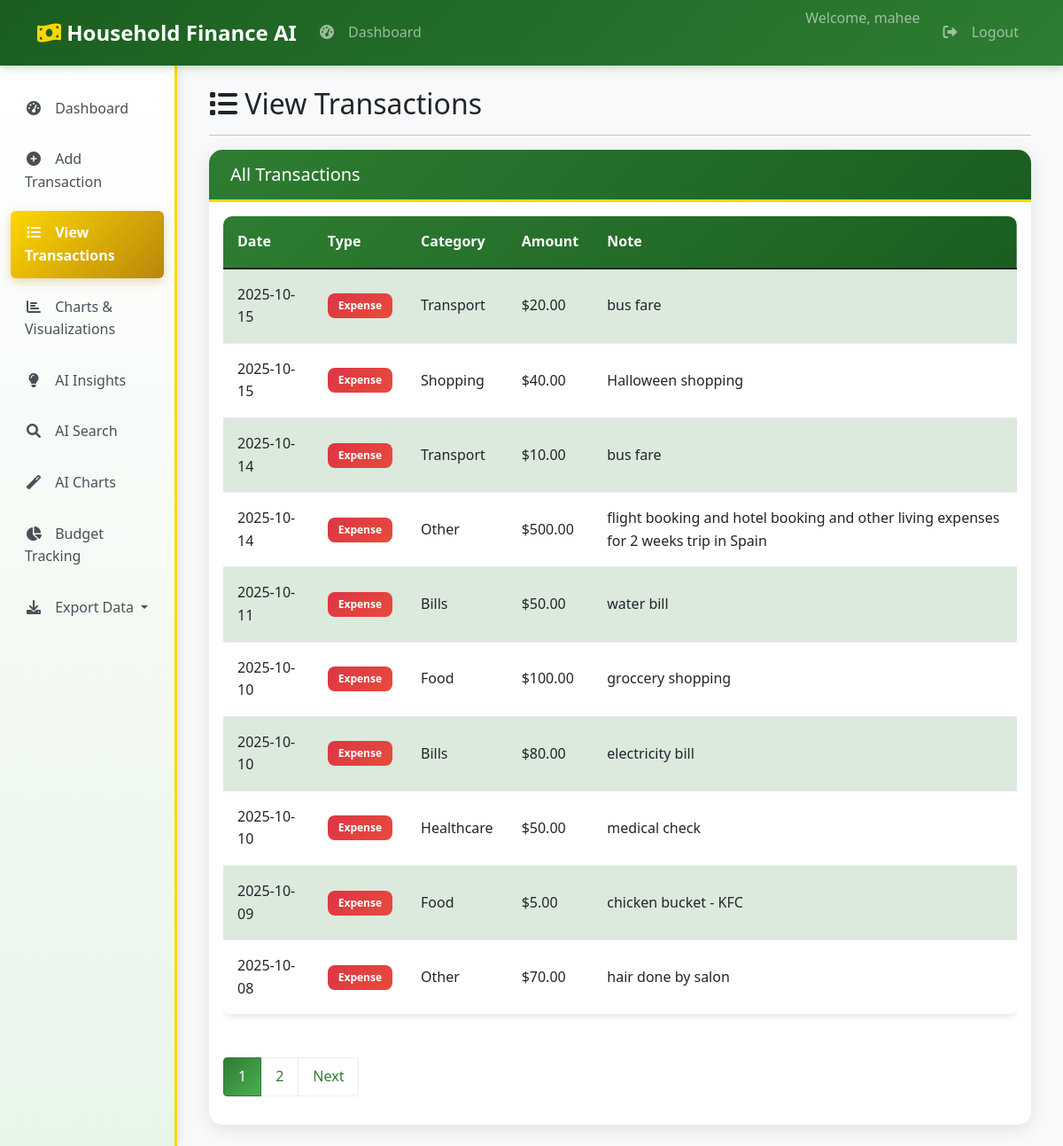
/view-transactions (signed in), run on the app's committed database.
### core/database.py (models this page shows, shortened)
class User(UserMixin, db.Model):
    __tablename__ = "users"
    id = db.Column(db.Integer, primary_key=True)
    username = db.Column(db.String(80), unique=True, nullable=False)
    password_hash = db.Column(db.String(120), nullable=False)
    role = db.Column(db.String(20), nullable=False, default="user")
    household_id = db.Column(db.Integer, db.ForeignKey("households.id"), nullable=True)
    created_at = db.Column(db.DateTime, default=datetime.utcnow)
    household = db.relationship("Household", back_populates="users")
    transactions = db.relationship("Transaction", back_populates="user")

class Transaction(db.Model):
    __tablename__ = "transactions"
    id = db.Column(db.Integer, primary_key=True)
    user_id = db.Column(db.Integer, db.ForeignKey("users.id"), nullable=False)
    type = db.Column(db.String(20), nullable=False)  # ✅ This should be 'type' not 't_type'
    category = db.Column(db.String(100), nullable=False)
    amount = db.Column(db.Float, nullable=False)
    date = db.Column(db.Date, nullable=False, default=datetime.utcnow)
    note = db.Column(db.Text, nullable=True)
    created_at = db.Column(db.DateTime, default=datetime.utcnow)
    user = db.relationship("User", back_populates="transactions")

### app/routes/transactions.py (the view, shortened to what this page needs)
@transactions_bp.route('/view-transactions')
@login_required
def view_transactions():
    page = request.args.get('page', 1, type=int)
    per_page = 10
    transactions_pagination = Transaction.query.filter_by(user_id=current_user.id)\
        .order_by(Transaction.date.desc())\
        .paginate(page=page, per_page=per_page, error_out=False)
    transactions = transactions_pagination.items
    anomalies = collector.detect_anomalies(current_user.id)
    anomaly_ids = [a['id'] for a in anomalies]
    llm_explanations = {}
    for txn_dict in anomalies:
        txn = Transaction.query.get(txn_dict['id'])
        if txn:
            llm_explanations[txn.id] = collector.explain_anomaly(txn)
    summary = collector.generate_summary(current_user.id, period='week')
    return render_template(
        'view_transactions.html',
        transactions=transactions_pagination,
        anomalies=anomalies,
        anomaly_ids=anomaly_ids,
        llm_explanations=llm_explanations,
        summary=summary
    )

### agents/data_collector.py (called while the page is built)
    def get_transactions_df(self, user_id):
        transactions = Transaction.query.filter_by(user_id=user_id).all()
        if not transactions:
            return pd.DataFrame()
        data = [{
            "id": t.id,
            "date": t.date,
            "type": t.type,  # CHANGED: t_type → type
            "category": t.category,
            "amount": t.amount,
            "note": t.note
        } for t in transactions]
        df = pd.DataFrame(data)
        if not df.empty and 'date' in df.columns:
            df['date'] = pd.to_datetime(df['date'])
        return df

    def detect_anomalies(self, user_id):
        df = self.get_transactions_df(user_id)
        if df.empty:
            return []
        mean = df['amount'].mean()
        std = df['amount'].std()
        if std > 0:
            anomalies = df[df['amount'] > mean + 2 * std]
            return anomalies.to_dict('records')
        return []

    def explain_anomaly(self, transaction):
        note = transaction.note or ""
        amount = transaction.amount
        if amount > 1000:
            return "⚠️ Unusually high transaction amount"
        elif "refund" in note.lower():
            return "🔄 This appears to be a refund"
        elif any(word in note.lower() for word in ["emergency", "urgent", "medical"]):
            return "🏥 Possible emergency expense"
        else:
            return "📊 Statistically unusual transaction amount"

### app/templates/view_transactions.html (shortened to what this page needs)
{% extends "base.html" %}
{% block content %}
<div class="row">
    <div class="col-12">
        <h2><i class="fas fa-list"></i> View Transactions</h2>
        <hr>
    </div>
</div>
<div class="row">
    <div class="col-12">
        <div class="card">
            <div class="card-header">
                <h5 class="mb-0">All Transactions</h5>
            </div>
            <div class="card-body">
                {% if transactions.items %}
                <div class="table-responsive">
                    <table class="table table-striped">
                        <thead>
                            <tr>
                                <th>Date</th>
                                <th>Type</th>
                                <th>Category</th>
                                <th>Amount</th>
                                <th>Note</th>
                            </tr>
                        </thead>
                        <tbody>
                            {% for transaction in transactions.items %}
                            <tr>
                                <td>{{ transaction.date.strftime('%Y-%m-%d') }}</td>
                                <td>
                                    <span class="badge {% if transaction.type == 'income' %}bg-success{% else %}bg-danger{% endif %}">
                                        {{ transaction.type.title() }}
                                    </span>
                                </td>
                                <td>{{ transaction.category }}</td>
                                <td>${{ "%.2f"|format(transaction.amount) }}</td>
                                <td>{{ transaction.note or '-' }}</td>
                            </tr>
                            {% endfor %}
                        </tbody>
                    </table>
                </div>
                <nav aria-label="Transaction pagination">
                    <ul class="pagination">
                        {% for page_num in transactions.iter_pages() %}
                            {% if page_num %}
                                <li class="page-item {% if page_num == transactions.page %}active{% endif %}">
                                    <a class="page-link" href="{{ url_for('transactions.view_transactions', page=page_num) }}">{{ page_num }}</a>
                                </li>
                            {% else %}
                                <li class="page-item disabled"><span class="page-link">…</span></li>
                            {% endif %}
                        {% endfor %}
                        {% if transactions.has_next %}
                        <li class="page-item">
                            <a class="page-link" href="{{ url_for('transactions.view_transactions', page=transactions.next_num) }}">Next</a>
                        </li>
                        {% endif %}
                    </ul>
                </nav>
                {% else %}
                <p class="text-muted">No transactions found.</p>
                <a href="{{ url_for('transactions.add_transaction') }}" class="btn btn-primary">
                    Add Your First Transaction
                </a>
                {% endif %}
            </div>
        </div>
    </div>
</div>
{% endblock %}

### app/templates/base.html (shortened to what this page needs)
<!DOCTYPE html>
<html lang="en">
  <head>
    <link
      href="https://cdn.jsdelivr.net/npm/bootstrap@5.1.3/dist/css/bootstrap.min.css"
      rel="stylesheet"
    />
    <link
      href="https://cdnjs.cloudflare.com/ajax/libs/font-awesome/6.0.0/css/all.min.css"
      rel="stylesheet"
    />
    <link href="{{ url_for('static', filename='css/theme.css') }}" rel="stylesheet">
  </head>
  <body>
    <nav class="navbar navbar-expand-lg navbar-dark bg-dark">
      <div class="container">
        <a class="navbar-brand" href="{% if current_user.is_authenticated %}{{ url_for('transactions.dashboard') }}{% else %}{{ url_for('main.home') }}{% endif %}">
          <i class="fas fa-money-bill-wave"></i> Household Finance AI
        </a>
        <div class="collapse navbar-collapse" id="navbarNav">
          {% if current_user.is_authenticated %}
          <ul class="navbar-nav me-auto">
            <li class="nav-item">
              <a class="nav-link" href="{{ url_for('transactions.dashboard') }}">
                <i class="fas fa-tachometer-alt"></i> Dashboard
              </a>
            </li>
          </ul>
          <ul class="navbar-nav ms-auto">
            <li class="nav-item">
              <span class="navbar-text me-3">
                Welcome, {{ current_user.username }}
              </span>
            </li>
            <li class="nav-item">
              <a class="nav-link" href="{{ url_for('auth.logout') }}">
                <i class="fas fa-sign-out-alt"></i> Logout
              </a>
            </li>
          </ul>
          {% endif %}
        </div>
      </div>
    </nav>
    <div class="container-fluid">
      <div class="row">
        {% if current_user.is_authenticated %}
        <div class="col-md-3 col-lg-2 sidebar">
          <nav class="nav flex-column">
            <a
              class="nav-link {% if request.endpoint == 'transactions.dashboard' %}active{% endif %}"
              href="{{ url_for('transactions.dashboard') }}"
            >
              <i class="fas fa-tachometer-alt"></i> Dashboard
            </a>
            <a
              class="nav-link {% if request.endpoint == 'transactions.add_transaction' %}active{% endif %}"
              href="{{ url_for('transactions.add_transaction') }}"
            >
              <i class="fas fa-plus-circle"></i> Add Transaction
            </a>
            <a
              class="nav-link {% if request.endpoint == 'transactions.view_transactions' %}active{% endif %}"
              href="{{ url_for('transactions.view_transactions') }}"
            >
              <i class="fas fa-list"></i> View Transactions
            </a>
            <a
              class="nav-link {% if request.endpoint == 'charts.charts_page' %}active{% endif %}"
              href="{{ url_for('charts.charts_page') }}"
            >
              <i class="fas fa-chart-bar"></i> Charts & Visualizations
            </a>
            <a
              class="nav-link {% if request.endpoint == 'insights.insights_page' %}active{% endif %}"
              href="{{ url_for('insights.insights_page') }}"
            >
              <i class="fas fa-lightbulb"></i> AI Insights
            </a>
            <a
              class="nav-link {% if request.endpoint == 'transactions.ai_search_demo' %}active{% endif %}"
              href="{{ url_for('transactions.ai_search_page') }}"
            >
              <i class="fas fa-search"></i> AI Search
            </a>
            <a
              class="nav-link {% if request.endpoint == 'charts.ai_charts' %}active{% endif %}"
              href="{{ url_for('charts.ai_charts_page') }}"
            >
              <i class="fas fa-magic"></i> AI Charts
            </a>
            <a
              class="nav-link {% if request.endpoint == 'budget.budget_page' %}active{% endif %}"
              href="{{ url_for('budget.budget_page') }}"
            >
              <i class="fas fa-chart-pie"></i> Budget Tracking
            </a>
            <div class="nav-item dropdown">
              <a
                class="nav-link dropdown-toggle"
                href="#"
                role="button"
                data-bs-toggle="dropdown"
              >
                <i class="fas fa-download"></i> Export Data
              </a>
            </div>
          </nav>
        </div>
        {% endif %}
        <div
          class="{% if current_user.is_authenticated %}col-md-9 col-lg-10{% else %}col-12{% endif %}"
        >
          <div class="container mt-4">
            {% block content %}{% endblock %}
          </div>
        </div>
      </div>
    </div>
  </body>
</html>

### app/static/css/theme.css (style rules this page uses)
:root { --primary-green: #2e7d32; --dark-green: #1b5e20; --light-green: #4caf50; --pale-green: #e8f5e9; --primary-gold: #ffd700; --dark-gold: #b8860b; --light-gold: #fff9c4; --warm-gold: #ffecb3; --white: #ffffff; --light-gray: #f8f9fa; --medium-gray: #e9ecef; --dark-gray: #495057; --text-dark: #212529; --success: #28a745; --info: #17a2b8; --warning: #ffc107; --danger: #dc3545; }
body { font-family: 'Segoe UI', Tahoma, Geneva, Verdana, sans-serif; background-color: var(--light-gray); color: var(--text-dark); line-height: 1.6; }
.navbar-dark.bg-dark { background: linear-gradient(135deg, var(--dark-green) 0%, var(--primary-green) 100%) !important; box-shadow: 0 2px 10px rgba(46, 125, 50, 0.3); }
.navbar-brand { font-weight: 700; font-size: 1.5rem; }
.navbar-brand i { color: var(--primary-gold); }
.sidebar { background: linear-gradient(180deg, var(--white) 0%, var(--pale-green) 100%); border-right: 3px solid var(--primary-gold); box-shadow: 2px 0 10px rgba(0, 0, 0, 0.1); }
.nav-link { color: var(--dark-gray); padding: 0.75rem 1rem; margin: 0.25rem 0.5rem; border-radius: 0.5rem; transition: all 0.3s ease; font-weight: 500; }
.nav-link.active { background: linear-gradient(135deg, var(--primary-gold) 0%, var(--dark-gold) 100%); color: var(--text-dark); font-weight: 600; box-shadow: 0 4px 12px rgba(184, 134, 11, 0.3); }
.nav-link i { width: 20px; text-align: center; margin-right: 10px; }
.card { border: none; border-radius: 15px; box-shadow: 0 4px 20px rgba(0, 0, 0, 0.1); transition: all 0.3s ease; margin-bottom: 1.5rem; overflow: hidden; }
.card-header { background: linear-gradient(135deg, var(--primary-green) 0%, var(--dark-green) 100%); color: var(--white); border-bottom: 3px solid var(--primary-gold); padding: 1rem 1.5rem; font-weight: 600; }
.table { border-radius: 10px; overflow: hidden; box-shadow: 0 2px 10px rgba(0, 0, 0, 0.1); }
.table thead { background: linear-gradient(135deg, var(--primary-green) 0%, var(--dark-green) 100%); color: var(--white); }
.table th { border: none; padding: 1rem; font-weight: 600; }
.table td { padding: 1rem; vertical-align: middle; border-color: var(--medium-gray); }
.table-striped tbody tr:nth-of-type(odd) { background-color: var(--pale-green); }
.badge { padding: 0.5rem 0.75rem; border-radius: 8px; font-weight: 600; }
.badge.bg-danger { background: linear-gradient(135deg, var(--danger) 0%, #e74c3c 100%) !important; }
.pagination { margin-top: 2rem; }
.page-link { color: var(--primary-green); border: 1px solid var(--medium-gray); padding: 0.5rem 1rem; }
.page-item.active .page-link { background: linear-gradient(135deg, var(--primary-green) 0%, var(--light-green) 100%); border-color: var(--primary-green); }

### app/templates/base.html (style rules this page uses)
.sidebar { background-color: #f8f9fa; min-height: 100vh; padding-top: 20px; }
.nav-link { color: #495057; padding: 0.75rem 1rem; margin: 0.25rem 0; border-radius: 0.375rem; }
.nav-link:hover, .nav-link.active { background-color: #007bff; color: white; }

### data on the page
User: username "mahee"
Transaction: amount "20.00"
Transaction: amount "40.00"
Transaction: amount "10.00"
Transaction: amount "500.00"
Transaction: amount "50.00"
Transaction: amount "100.00"
Transaction: amount "80.00"
Transaction: amount "50.00"
Transaction: amount "5.00"
Transaction: amount "70.00"

### other printed values
{{ page_num }} "1" "2"
